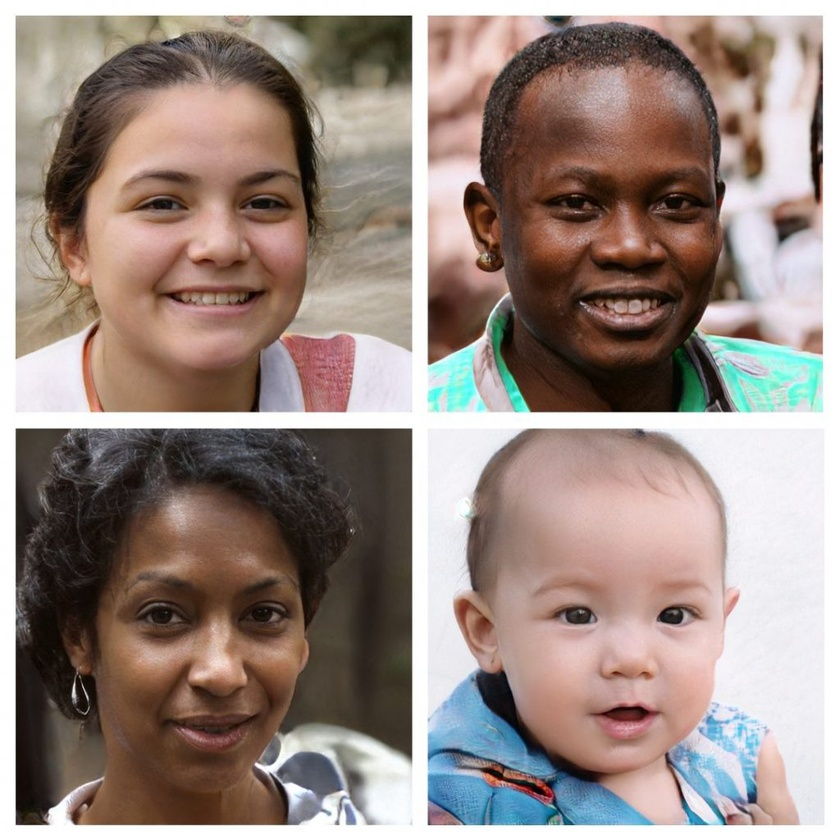
#> input picture open/faces.jpg, 840 x 840 px, shrunk from 1024 x 1024 before the run
$ python face_detect.py
#> lines starting #> are read from the running program, lines starting #| are printed output that depends on the picture; after the words box and inside, x2 and y2 are one past the last pixel; in counts of white or black regions, pixels touching at a corner belong together
import cv2 as cv

# Use OpenCV's built-in path for the Haar cascade file
face_cascade = cv.CascadeClassifier(cv.data.haarcascades + "haarcascade_frontalface_default.xml")


# Load an image (update the path to your image)
image = cv.imread("open/faces.jpg")
#> image is the input picture: shape (840, 840, 3); mean B, G, R 130.2, 137.4, 153.8

# Convert to grayscale
gray = cv.cvtColor(image, cv.COLOR_BGR2GRAY)
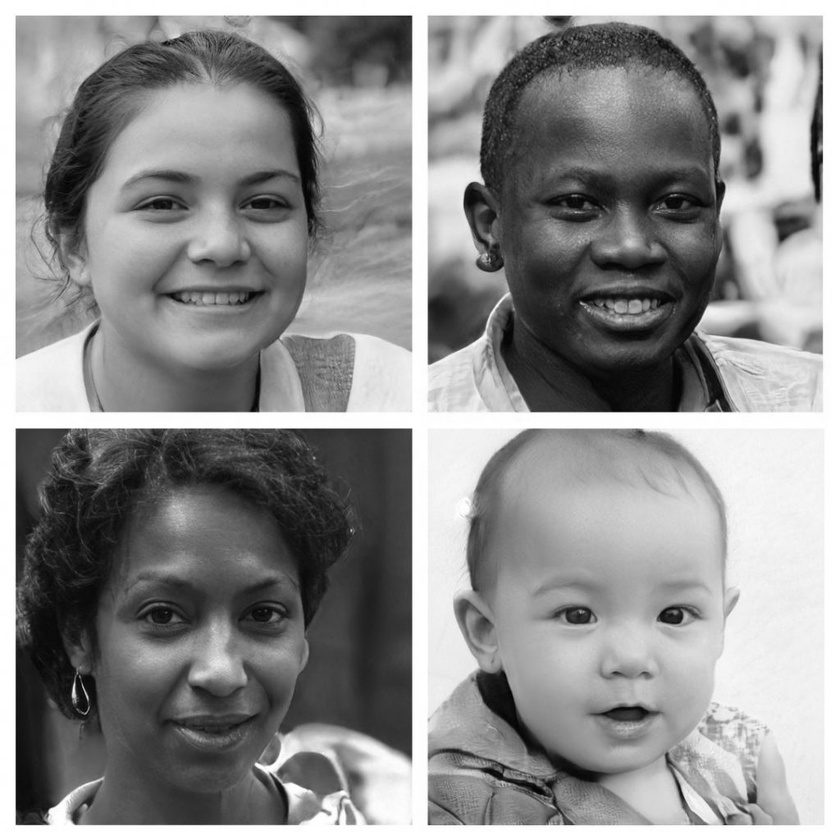
#> gray: shape (840, 840); min 1, max 255, mean 141.5

# Detect faces
faces = face_cascade.detectMultiScale(gray, scaleFactor=1.1, minNeighbors=5, minSize=(30, 30))
#> faces = [[502, 108, 249, 249], [72, 93, 273, 273], [476, 487, 302, 302], [63, 505, 292, 292]]

# Draw rectangles around detected faces
for (x, y, w, h) in faces:
    cv.rectangle(image, (x, y), (x + w, y + h), (0, 255, 0), 2)
#> this loop made 4 passes
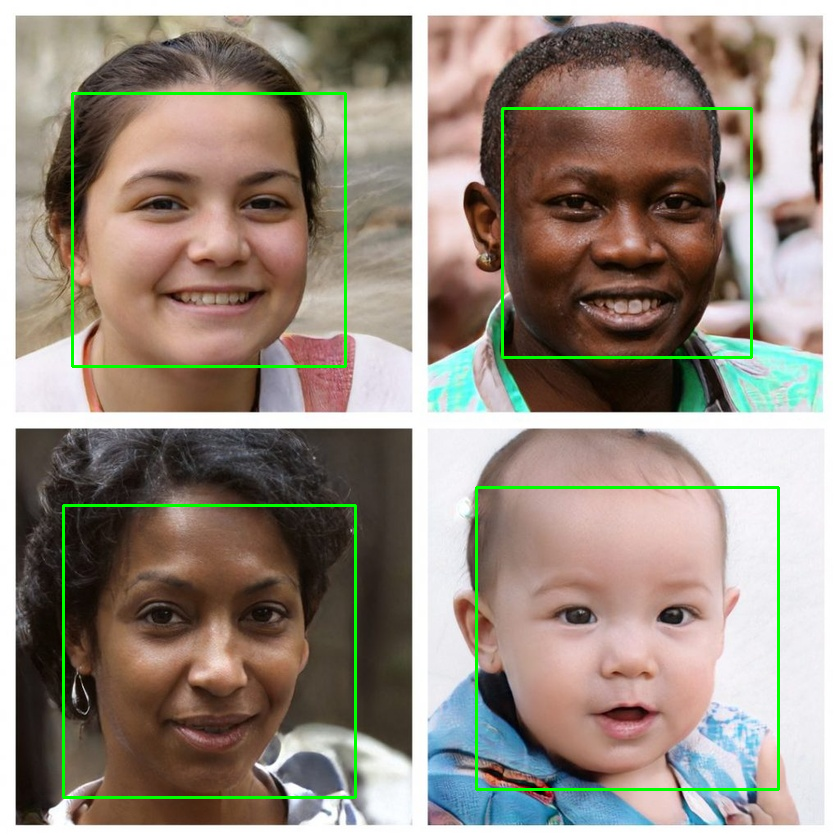
#> image: shape (840, 840, 3); 1.9% of pixels changed, all inside (x1, y1, x2, y2) = (62, 92, 780, 799)

# Display the image
cv.imshow("Face Detector", image)

cv.waitKey(0)
cv.destroyAllWindows()

$ run again, with open/46c7f2c4c3fe54a194f70ca4a7195871.jpg copied over open/faces.jpg
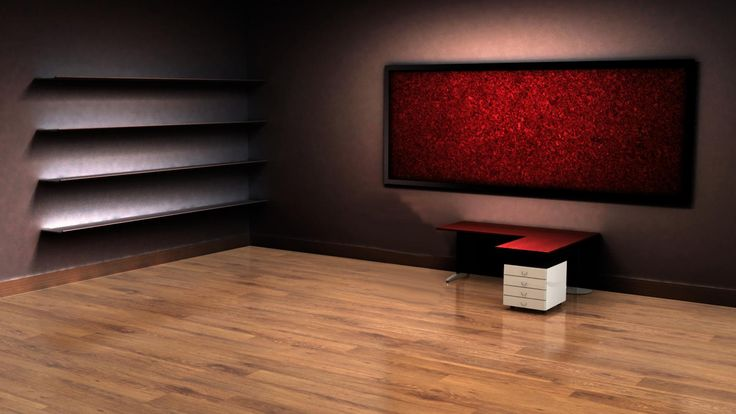
#> input picture open/46c7f2c4c3fe54a194f70ca4a7195871.jpg, 736 x 414 px
#> image is the input picture: shape (414, 736, 3); mean B, G, R 50.9, 63.3, 97
#> `gray = cv.cvtColor(image, cv.COLOR_BGR2GRAY)`:
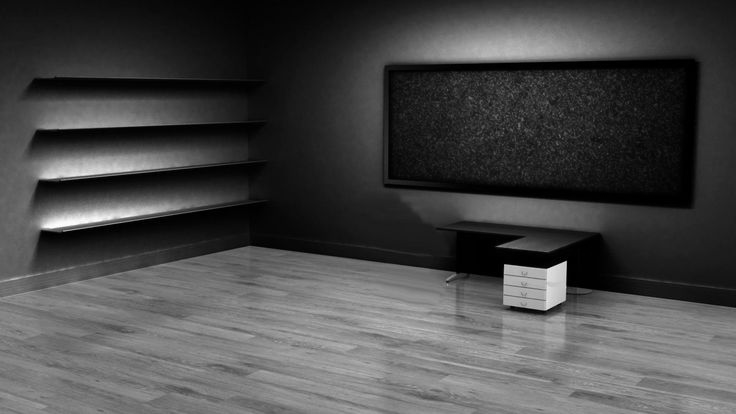
#> gray: shape (414, 736); min 0, max 255, mean 72
#> faces = ()
